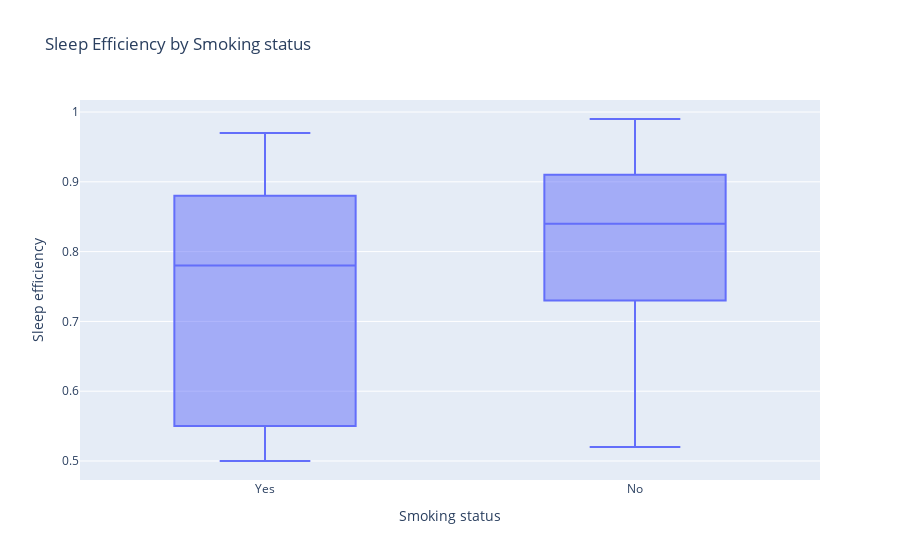

The notebook cell this image was saved under:
### Code cell
fig = px.box(df, y = "Sleep efficiency", x = "Smoking status", title = "Sleep Efficiency by Smoking status")
fig.show()

### Figure 1 — Plotly figure (JSON) as saved in the notebook; plotly's stock layout.template omitted (floating-point values rounded to 4 significant figures; data arrays with more than 128 entries replaced by an {"elided": "..."} marker saying what was removed)
{"data": [{"alignmentgroup": "True", "hovertemplate": "Smoking status=%{x}<br>Sleep efficiency=%{y}<extra></extra>", "legendgroup": "", "marker": {"color": "#636efa"}, "name": "", "notched": false, "offsetgroup": "", "orientation": "v", "showlegend": false, "type": "box", "x": {"elided": "452 str values"}, "x0": " ", "xaxis": "x", "y": {"elided": "452 float values"}, "y0": " ", "yaxis": "y"}], "layout": {"autosize": true, "boxmode": "group", "legend": {"tracegroupgap": 0}, "title": {"text": "Sleep Efficiency by Smoking status"}, "xaxis": {"anchor": "y", "autorange": true, "domain": [0, 1], "range": [-0.5, 1.5], "title": {"text": "Smoking status"}, "type": "category"}, "yaxis": {"anchor": "x", "autorange": true, "domain": [0, 1], "range": [0.4728, 1.017], "title": {"text": "Sleep efficiency"}, "type": "linear"}}}
